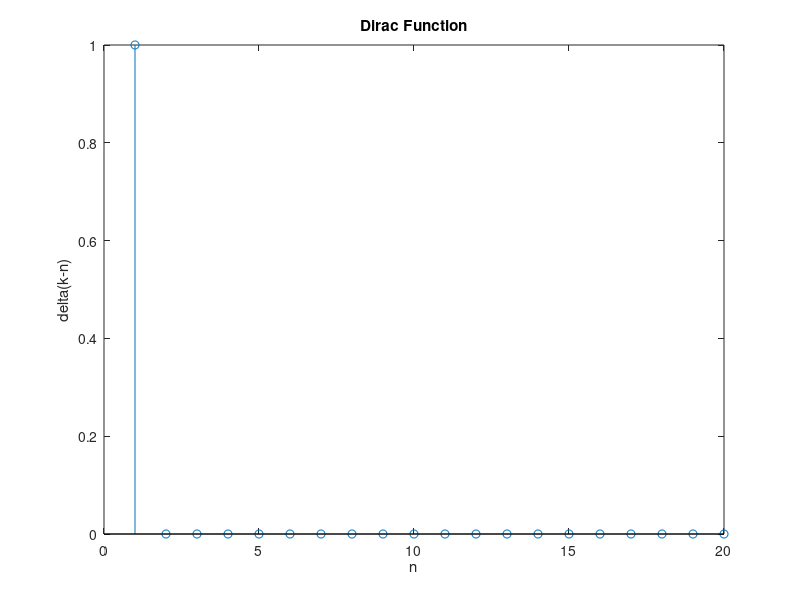
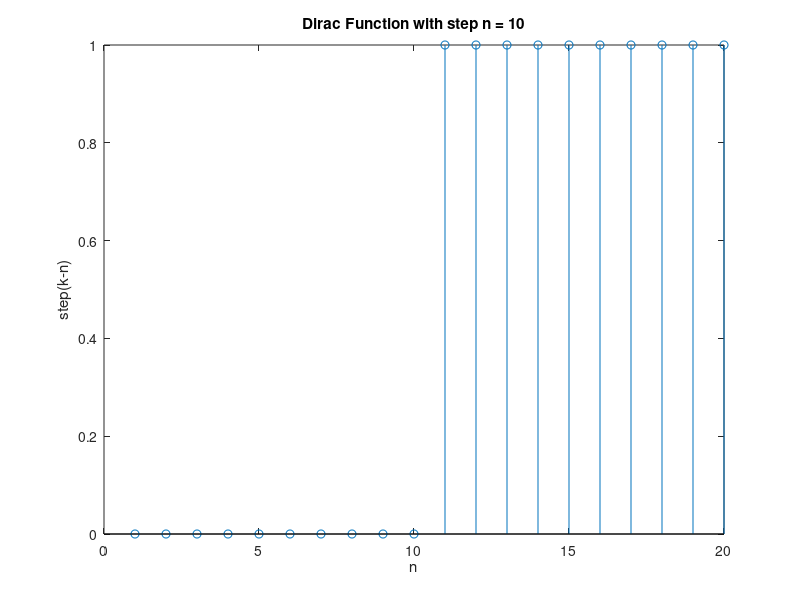
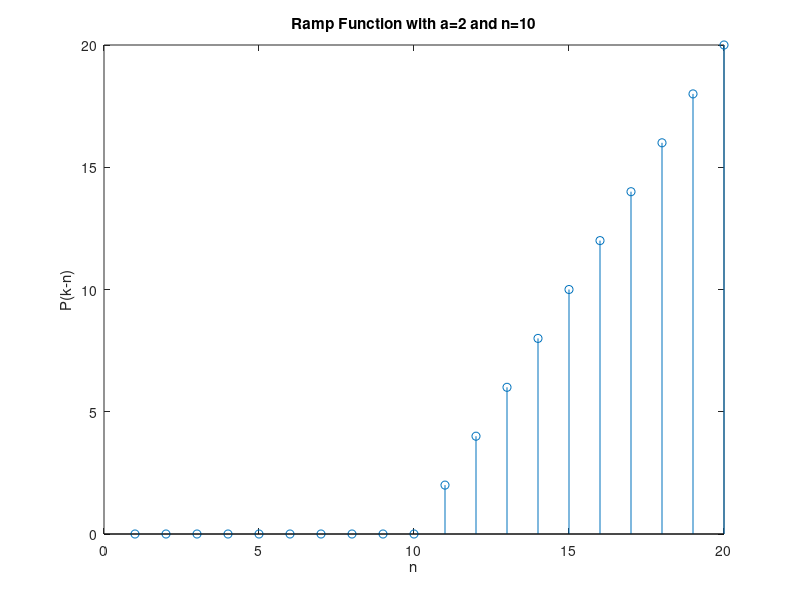
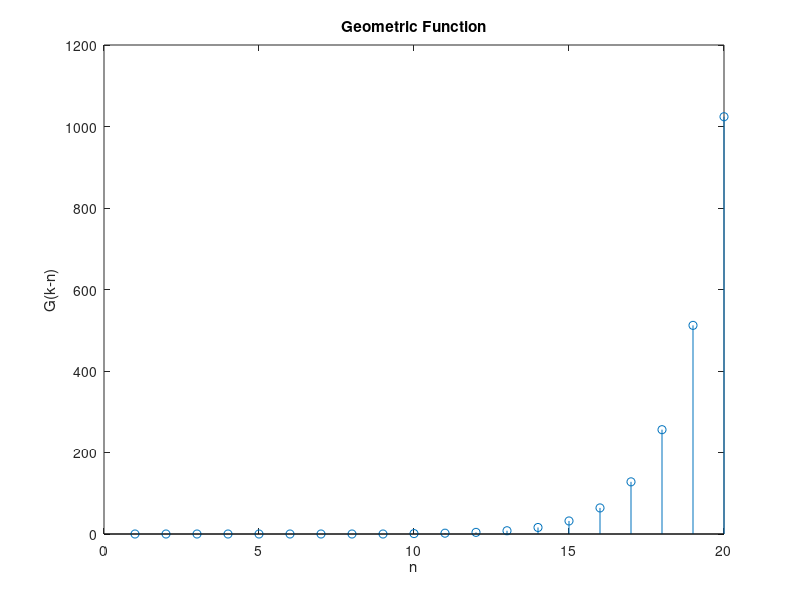

MATLAB code for these plots, in order:
function Lab1()  %Displaying all the functions
   
%%%% Question : 1.1 
    y1 = Dirac(0,20);  %Dirac Function 
    figure(1); stem(y1);
    title('Dirac Function')  %Plotting Dirac Function 
    xlabel('n')
    ylabel('delta(k-n)')

%%%% Question : 1.2   
    y2 = step(10,20);  %Dirac Function with Step
    figure(2); stem(y2);
    title('Dirac Function with step n = 10')   %Plotting Dirac Function with Step
    xlabel('n')
    ylabel('step(k-n)')
    
%%%% Question : 1.3
    y3 = ramp(2,10,20);  %Ramp Function 
    figure(3); stem(y3);
    title('Ramp Function with a=2 and n=10')   %Plotting Ramp Function 
    xlabel('n')
    ylabel('P(k-n)')
    
%%%% Question : 1.4
    y4 = geo(2,10,20);  % Geometric Function
    figure(4); stem(y4);
    title('Geometric Function')   %Plotting Geometric Function
    xlabel('n')
    ylabel('G(k-n)')
    
%%%% Question : 1.5
    y5 = box(3,10,20);  % BOX Function
    figure(5); stem(y5);
    title('BOX Function')   %Plotting BOX Function 
    xlabel('n')
    ylabel('B(k-n)')
    
%%%% Question : 1.6
    y6_a = sinfunc(1,10,100);  % Sin Function
    figure(6); stem(y6_a);
    title('Sin Function with period 1 of frequency 10hz and sampling Frequncy 100')   %Plotting Sin Function 
    xlabel('n')
    ylabel('sin(2*pi*f*t)')
    
    y6_b = sinfunc(2,10,1000);  % Sin Function
    figure(7); stem(y6_b);
    title('Sin Function with period 2 of frequency 10hz and sampling Frequncy 1000')   %Plotting Sin Function
    xlabel('n')
    ylabel('sin(2*pi*f*t)')
    
    y6_c = sinfunc(2,10,30);  % Sin Function
    figure(8); stem(y6_c);
    title('Sin Function with period 2 of frequency 10hz and sampling Frequncy 30')   %Plotting Sin Function
    xlabel('n')
    ylabel('sin(2*pi*f*t)')
    
    
    
%%%%%%%%************ Exercice : 2  Random signals *****************%%%%%%%%


%%% Question 2.1 : Generate an observation xn 1000 of the normal/gaussian random process N.
%%%%%%----For xn=1000---%%%%%%
 rand1 = randn(1,1000);  %%Using randn matlab function for generating arrays of random numbers whose elements are normally distributed with mean 0, variance , and standard deviation
 standard_deviation = 1; 
 mean = 0;
 figure(9);  hist(rand1,100) %%Plotting Histogram of random signal
 title('Histogram with xn=1000 normal/gaussian random process')
 xlabel('Array of Random numbers')
 ylabel('Intensity at each index)')
 
 Theoritical_dist = normpdf(rand1,mean,standard_deviation);
 figure(10);  stem(rand1,Theoritical_dist);%% Plotting Theoritical distribution of the signal
 title('Theoretical distribution with xn=1000 normal/gaussian random process')
 xlabel('Array of Random numbers')
 ylabel('Intensity at each index)')
 
%%%%%%----For xn=10000---%%%%%%
 rand2 = randn(1,10000);  %%Using randn matlab function for generating arrays of random numbers whose elements are normally distributed with mean 0, variance , and standard deviation
 figure(11);  hist(rand2,100)
 title('Histogram with xn=10000 normal/gaussian random process')
 xlabel('Array of Random numbers')
 ylabel('Intensity at each index)')
 
 Theoritical_dist = normpdf(rand2,mean,standard_deviation);
 figure(12); stem(rand2,Theoritical_dist);
 title('Theoretical distribution with xn=10000 normal/gaussian random process')
 xlabel('Array of Random numbers')
 ylabel('Intensity at each index)')
 
 %%Comments on above question
 % As Gaussian noise is statistical noise having a probability density 
 % function (PDF) equal to that of the normal distribution,So after
 % inceasing the number of samples to 10000 we can see a clear change in
 % the fgures the we have now more samples in the same region with more
 % implicitly means more information with less noise. 
 

 
 
 %%% Question 2.2 : Generate an observation xu 1000 of the uniform law of the random process U and an observation xu.
 %%%%%%----For xu=1000---%%%%%%
 rand3=rand(1,1000);
 figure(13); hist(rand3,100) %%Plotting Histogram of random signal
 title('Histogram with xu=1000 uniform law of the random process U')
 xlabel('Array of Random numbers')
 ylabel('Intensity at each index)')
 
 Theoritical_dist = unifpdf(rand3,mean,standard_deviation);
 figure(14); stem(rand3,Theoritical_dist);
 title('Theoretical distribution with xu=1000 uniform law of the random process U')
 xlabel('Array of Random numbers')
 ylabel('Intensity at each index)')
 
 %%%%%%----For xu=10000---%%%%%%
 rand4=rand(1,10000);
 figure(15);  hist(rand4,100) %%Plotting Histogram of random signal
 title('Histogram with xu=10000 uniform law of the random process U')
 xlabel('Array of Random numbers')
 ylabel('Intensity at each index)')
 
 Theoritical_dist = unifpdf(rand4,mean,standard_deviation);
 figure(16); stem(rand4,Theoritical_dist);
 title('Theoretical distribution with xu=10000 uniform law of the random process U')
 xlabel('Array of Random numbers')
 ylabel('Intensity at each index)')
 
 %%Comments on above question
 %There is only change in there intensities with uniform distribution
 
 

 
%%% Question 2.3 :Compute the autocorrelation of the two observations and plot them. 
 [r1,lags1] = xcorr(rand1); %Cross-correlation
 figure(17);
 plot(lags1,r1)
 title('Autocorrelation xn=1000 normal/gaussian random process')
 xlabel('Array of Random numbers')
 ylabel('Intensity at each index)')
 
 %%Comments on above question
  %We can see in the figure 17 that it has a peak in the middle which tells
  %that it is a stochastic process with more variation on the sides.

 [r2,lags2] = xcorr(rand2);
 figure(18);
 plot(lags2,r2)
 title('Autocorrelation xn=10000 normal/gaussian random process')
 xlabel('Array of Random numbers')
 ylabel('Intensity at each index)')
 
  %%Comments on above question
  %by increasing number of sample to 10000 We can see the same result with
  %less variation in the sides.
 
 [r3,lags3] = xcorr(rand3);
 figure(19);
 plot(lags3,r3)
 title('Autocorrelation xu=1000 uniform law of the random process U')
 xlabel('Array of Random numbers')
 ylabel('Intensity at each index)')
  %We can see in the figure 19 that it has huge variation in the middle not 
  %a sigle peak as it was in case of random signal above which tells it is 
  %a not stochastic process/white noise with more variation on the sides.
 
 [r4,lags4] = xcorr(rand4);
 figure(20);
 plot(lags4,r4)
 title('Autocorrelation xu=10000 uniform law of the random process U')
 xlabel('Array of Random numbers')
 ylabel('Intensity at each index)')
  %by increasing number of sample to 10000 We can see the same result with
  %less variation in the sides.
 
  
  
 
 %%% Question 2.4 :Generate three binary random signals s1; s2; s3 
  s1 = round(rand(1,50));  % Generating binary random signal 1
  s2 = round(rand(1,50));  % Generating binary random signal 2
  s3 = round(rand(1,50));  % Generating binary random signal 3
  s=[zeros(1,15) s1 zeros(1,15) s2 zeros(1,15) s3 zeros(1,15)]; % Generating Whole signal with shift of 15
 
 figure(21);
 plot(s); %Plotting whole signal
 title('Whole Signal with shift of 15')
 xlabel('Array of Random numbers')
 ylabel('Intensity at each index)')
 
 figure(22);
 [r1,lags1] = xcorr(s,s1); %cross correlation of whole signal and s1
 plot(lags1,r1) %Plotting cross correlation of s1
 title('Cross-correlation of binary random signal s1 with the Whole Signal')
 xlabel('Binary random signal 1')
 ylabel('Intensity at each index)')
 
 figure(23);
 [r1,lags1] = xcorr(s,s2); %cross correlation of whole signal and s2
 plot(lags1,r1) %Plotting cross correlation of s2
 title('Cross-correlation of  binary random signal s2 with the Whole Signal')
 xlabel('Binary random signal 2')
 ylabel('Intensity at each index)')
 
 
 figure(24);
 [r1,lags1] = xcorr(s,s3); %cross correlation of whole signal and s3
 plot(lags1,r1) %Plotting cross correlation of s3
 title('Cross-correlation of  binary random signal s3 with the Whole Signal')
 xlabel('Binary random signal 3')
 ylabel('Intensity at each index)')
 
 %%Comments
 %We can clearly see the peaks for each binary random signal when we do
 %cross-correlation of that signal which provides us a method to find
 %signal patterns.
 
end
%%-----------------------------------------------------------------------%%








%%%%%%%%%%%%%%%%%%%%%%%%%%%%%%%%%%%%%%%%%%%%%%%%%%%%%%%%%%%%%%%%%%%%%%%%%%
%%--------Defination of all the functions called above----------%%%%%%%%%%

%%%********Exercice : 1 Deterministic signals*********************%%%%%%%%
%Question 1.1 : Dirac Function 
function y1 =  Dirac(n,N) %Function Defination 

    if n >(N-1)
            Disp('Error : n should be inferior then N-1');  %Display error if n > N-1
    else
            s = zeros(N,1);  
            s(n+1) = 1 ;
            y1 = s;
           
    end
  
end
%%%%%%%%%----------------------------------------------------%%%%%%%%%%%%%%


%Question 1.2 : Dirac Function with step 10
function y2 =  step(n,N)  %Function Defination 

    if n >(N-1)
            Disp('Error : n should be inferior then N-1');  %Display error if n > N-1
    else
            s = zeros(N,1);  
            for i = n+1:N
                s(i) = 1 ;
            end 
            y2 = s;
           
    end
  
end 
%%%%%%%%%----------------------------------------------------%%%%%%%%%%%%%%
    


%Question 1.3 : Ramp Function
function y3 =  ramp(a,n,N) %Function Defination 

    if n >(N-1)
            Disp('Error : n should be inferior then N-1');  %Display error in n > N-1
    else
            
            s = zeros(1,N);   
            for j = n:N
                s(j) = a*(j-n);
            end
            y3 = s;
                  
    end
  
end
%%%%%%%%%----------------------------------------------------%%%%%%%%%%%%%%



%Question 1.4 :  Geometric function
function y4 =  geo(a,n,N) %Function Defination 

    if n >(N-1)
            Disp('Error : n should be inferior then N-1'); %Display error in n > N-1
    else
            
            s = zeros(1,N);  
            for j = n:N
                s(j) = a^(j-n);
            end
            y4 = s;
                  
    end
  
end
%%%%%%%%%----------------------------------------------------%%%%%%%%%%%%%%


%Question 1.5 :  BOX function
function y5 =  box(a,n,N) %Function Defination 

    if n >(N-1)
            Disp('Error : n should be inferior then N-1'); %Display error in n > N-1
    else
            
            s = zeros(1,N);  
            for j = (n-a):(n+a)
                s(j) = 1 ;
            end
            y5 = s;
                  
    end
  
end
%%%%%%%%%----------------------------------------------------%%%%%%%%%%%%%%




%Question 1.6 :  Sin function
function y6 =  sinfunc(n,f,Ts) %Function Defination 

         t = [0:1/Ts:n/f];
         y6 = sin(2*pi*f*t);
     
           
end
%%%%%%%%%----------------------------------------------------%%%%%%%%%%%%%%
